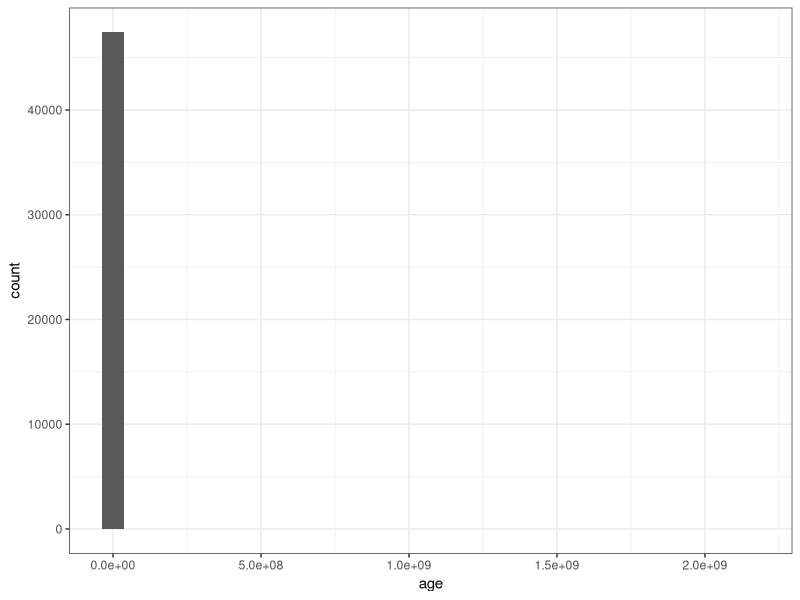
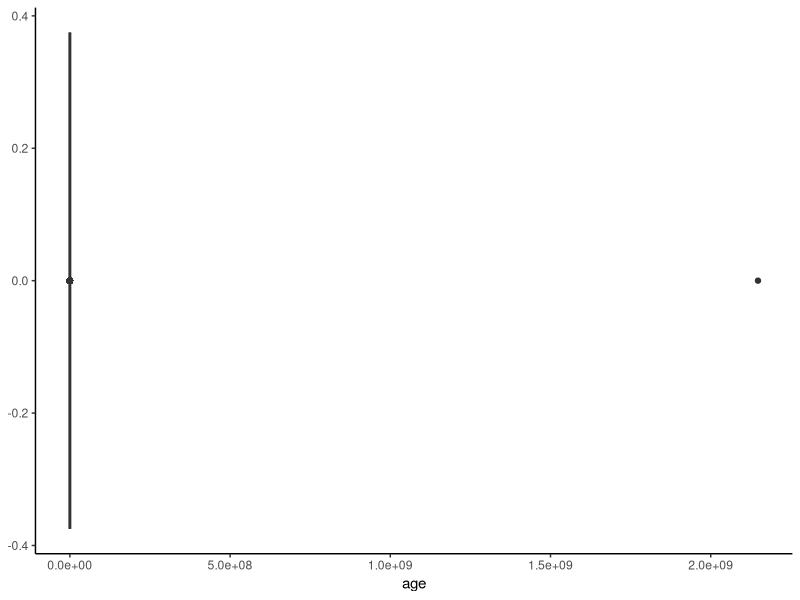
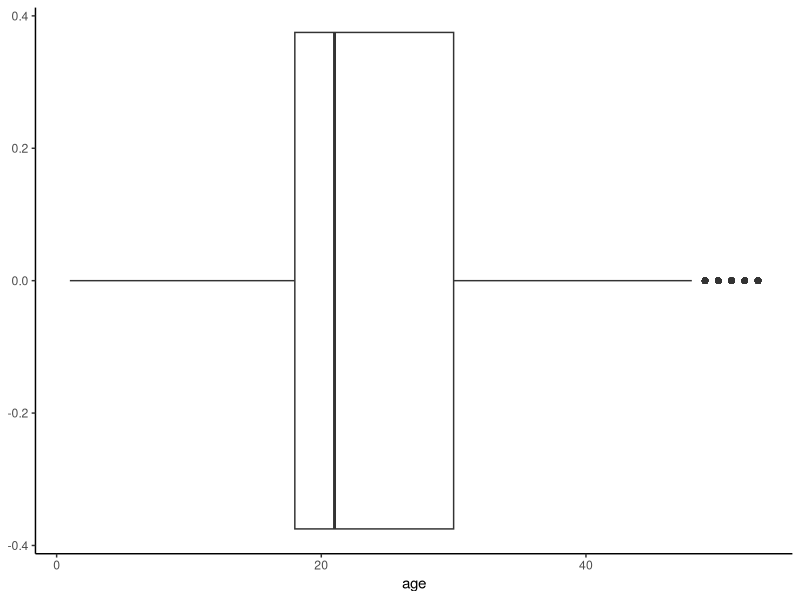
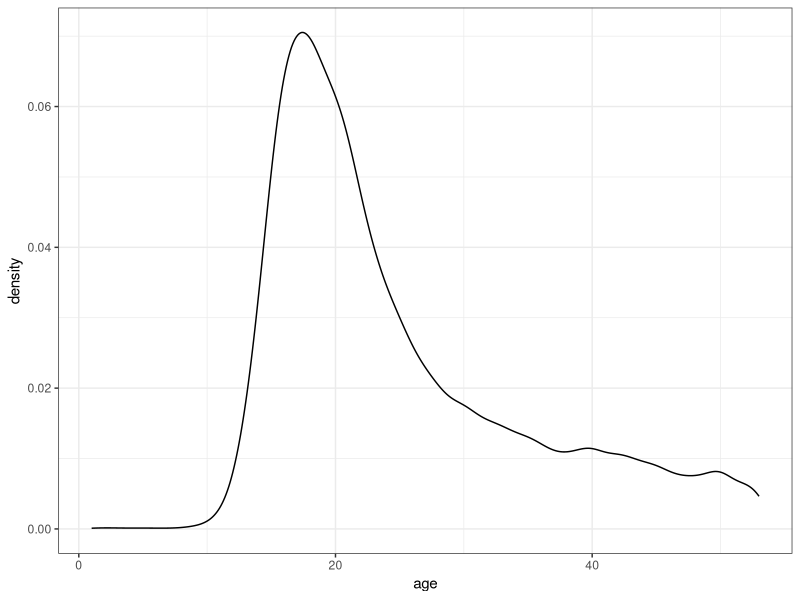

These figures' R source, in order:
# Code for Rosenberg Self-Esteem (RSE) Analysis

# Dataset source: https://openpsychometrics.org/_rawdata/



# --------------------------------------



# Load libraries
library(dplyr)
library(ggplot2)
library(e1071)



# --------------------------------------



# Load the dataset
rse <- read.csv("rse_dataset.csv", sep = "\t")

# Preview the dataset
head(rse, 10)



# --------------------------------------



# Check data types

## Glimpse the dataset
glimpse(rse)

## `gender` and `source` are `int` instead of `factor`

## Convert `gender` to `factor`
rse$gender <- factor(rse$gender,
                     levels = c(0, 1, 2, 3),
                     labels = c("Not indicated",
                                "Male",
                                "Female",
                                "Other"))

## Convert `source` to `factor`
rse$source <- factor(rse$source,
                     levels = c(1, 2, 3),
                     labels = c("Front page",
                                "Google search",
                                "Other"))

## Check the results
glimpse(rse[c("gender", "source")])

## `gender` and `source` are now `factor`.



# --------------------------------------



# Handle missing values

## Check if there is any NA
anyNA(rse)

## Get the total number of NA
sum(is.na(rse))

## Check the number of NA per column
colSums(is.na(rse))

## Only `country` contains missing values.
## Since there are only 4 missing values, I will impute with mode.

## Define a function to get mode
mode <- function(x) {
  x_uniq <- unique(x)
  x_uniq[which.max(tabulate(match(x, x_uniq)))]
}

## Get mode for `country`
country_mode <- mode(rse$country)

## Impute `country`
rse$country[is.na(rse$country)] <- country_mode

## Chech the results
colSums(is.na(rse))

## There is now no missing value in the dataset.


## From the codebook, I found that 0 in `age` means the value cannot be converted to integre, which means 0 represents NA in `age`.

## Count the number of 0 in `age`
sum(rse$age == 0)

## Convert 0 to NA
rse$age[rse$age == 0] <- NA

## Check the number of NA in `age`
sum(is.na(rse$age))

## See the distribution of `age`
ggplot(rse[!is.na(rse$age), ], aes(x = age)) +
  geom_histogram() +
  theme_bw()

## `age` seems to be clustered in one place.

## Check the distribution of `age` with a box plot
ggplot(rse[!is.na(rse$age), ], aes(x = age)) +
  geom_boxplot() +
  theme_classic()

## Check the min and max of `age`
min(rse$age, na.rm = TRUE)
max(rse$age, na.rm = TRUE)

## I found that max `age` = 2147483647. Thus, there is a range issue.

## Handle outliers in `age`

### Calculate IQR
age_iqr <- IQR(rse$age, na.rm = TRUE)

### Calculate lower and upper bounds
age_lowerbound <- quantile(rse$age, 0.25, na.rm = TRUE) - (age_iqr * 1.5)
age_upperbound <- quantile(rse$age, 0.75, na.rm = TRUE) + (age_iqr * 1.5)

### Filter out outliers
rse <- rse |>
        filter(age >= age_lowerbound & age <= age_upperbound)

## Check the results
ggplot(rse[!is.na(rse$age), ], aes(x = age)) +
  geom_boxplot() +
  theme_classic()

### Outliers are successfully eliminated.
### Back to handling NA.

## Check the distribution of `age`
ggplot(rse[!is.na(rse$age), ], aes(x = age)) +
  geom_density() +
  theme_bw()

## Get skewness
skewness(rse$age, na.rm = TRUE)

## Both the density plot and skewness confirm that `age` is positively skewed.

## Thus, I will impute `age` with median instead of mean.

rse$age[is.na(rse$age)] <- median(rse$age, na.rm = TRUE)

## Check the results
sum(is.na(rse$age))

## `age` is now NA-free.



# --------------------------------------





 
# --------------------------------------



